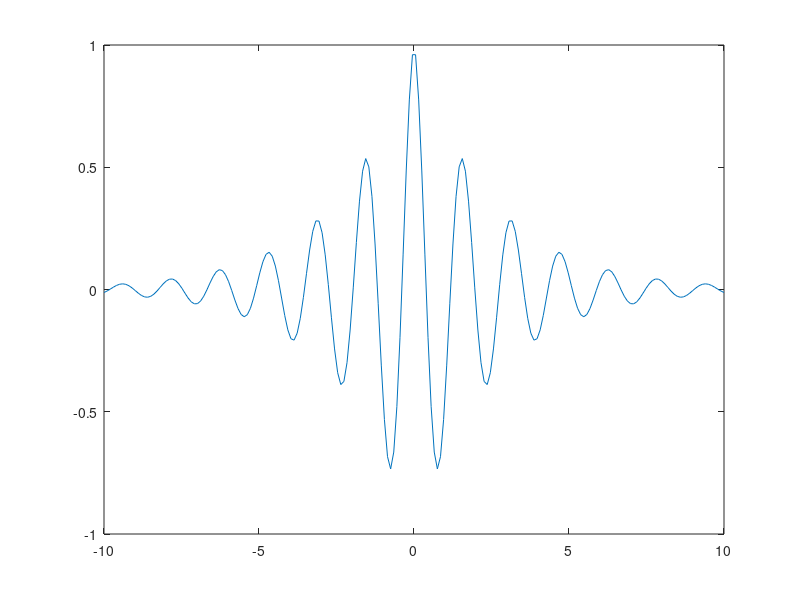
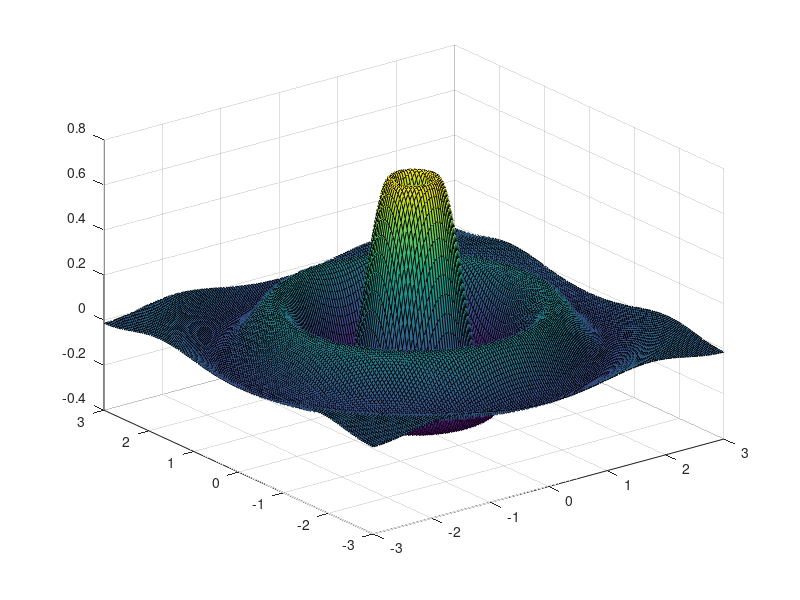

Write the MATLAB code that produced these figures, in order. (Note: this script raises an error after producing the figures.)
%%%%%%%%%%%%%%%%%%%%%%%%%%%%%%%%%%%%%%%%%%%%%%%%%%%%%%%%%%%%%%%%%%%%%%%%%%%
% Setup inicial
%
clc;       % limpa tela de comandos
clear;     % deleta todas as variáveis
close all; % fecha todas as janelas abertas

addpath('extraR01');
%
%%%%%%%%%%%%%%%%%%%%%%%%%%%%%%%%%%%%%%%%%%%%%%%%%%%%%%%%%%%%%%%%%%%%%%%%%%%

%%%%%%%%%%%%%%%%%%%%%%%%%%%%%%%%%%%%%%%%%%%%%%%%%%%%%%%%%%%%%%%%%%%%%%%%%%%
% COLOQUE SEU CÓDIGO AQUI ABAIXO!!!
%

% Item 1A: declare a matriz
matriz = [93 21 39 55; 48 78 30 12; 1 : 4];

% Item 1B: declare o vetor
vetor = 50 : -1 : -50;

% Item 1C: declare o vetor em pé
vetorEmPe = vetor(:);

% Item 1D: declare a variavel repeticoes
repeticoes = repelem(1 : 50, 1 : 50);

% Item 1E: plote o gráfico de linha 2D indicado na questão
x = linspace(-10, 10, 200);
y = exp(-0.4 .* abs(x)) .* cos(4 .* x);
plot(x, y);

% Item 1F: plote o gráfico de superfície 3D indicado na questão
figure;

x = linspace(-3, 3, 150);
y = linspace(-3, 3, 150);
[X, Y] = meshgrid(x, y);

Z = sin(4 .* sqrt(X .^ 2 + Y .^ 2)) .* exp(-sqrt(X .^ 2 + Y .^ 2));
surf(X, Y, Z);

%
%%%%%%%%%%%%%%%%%%%%%%%%%%%%%%%%%%%%%%%%%%%%%%%%%%%%%%%%%%%%%%%%%%%%%%%%%%%

%%%%%%%%%%%%%%%%%%%%%%%%%%%%%%%%%%%%%%%%%%%%%%%%%%%%%%%%%%%%%%%%%%%%%%%%%%%
% Mostrar resultados
%
MostrarResultados(matriz, vetor, vetorEmPe, repeticoes);
%
%%%%%%%%%%%%%%%%%%%%%%%%%%%%%%%%%%%%%%%%%%%%%%%%%%%%%%%%%%%%%%%%%%%%%%%%%%%